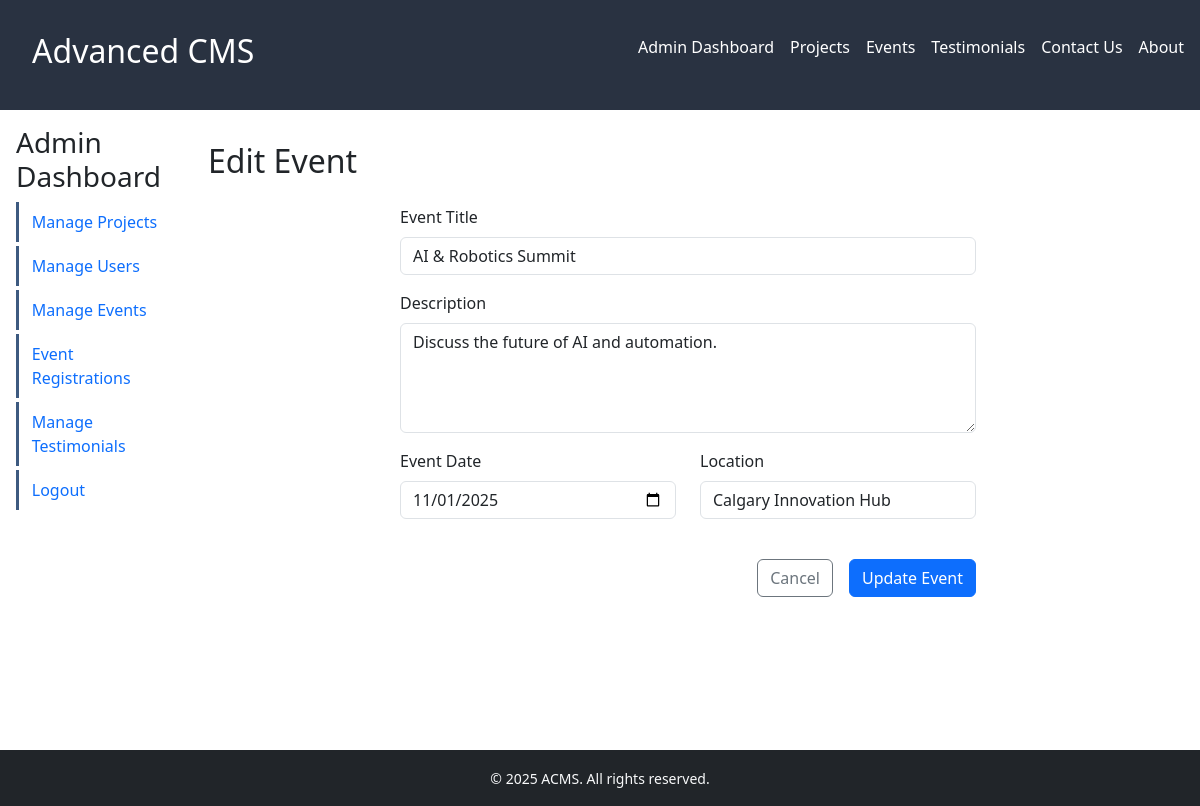
Screenshot of /admin/events_edit.php?id=4 (signed in) with the database file from the repository.
### tables this page shows
CREATE TABLE `events` (
  `id` int(11) NOT NULL,
  `title` varchar(255) DEFAULT NULL,
  `description` text,
  `event_date` date DEFAULT NULL,
  `location` varchar(255) DEFAULT NULL,
  `created_at` timestamp NOT NULL DEFAULT CURRENT_TIMESTAMP
);

### admin/events_edit.php (the view, shortened to what this page needs)
<?php
include('includes/database.php');
include('includes/header.php');
?>
<h2>Edit Event</h2>
<?php
$query = 'SELECT * FROM events WHERE id = "' . $_GET["id"] . '" LIMIT 1';
$result = mysqli_query($connect, $query);
$record = mysqli_fetch_assoc($result);
?>
<div class="container mt-4" style="max-width: 600px;">
    <form method="POST">
        <div class="mb-3">
            <label for="title" class="form-label">Event Title</label>
            <input type="text" class="form-control" id="title" name="title"
                   value="<?php echo $record['title']; ?>" required>
        </div>
        <div class="mb-3">
            <label for="description" class="form-label">Description</label>
            <textarea class="form-control" id="description" name="description" rows="4"><?php echo $record['description']; ?></textarea>
        </div>
        <div class="row">
            <div class="col-md-6 mb-3">
                <label for="event_date" class="form-label">Event Date</label>
                <input type="date" class="form-control" id="event_date" name="event_date"
                       value="<?php echo $record['event_date']; ?>" required>
            </div>
            <div class="col-md-6 mb-3">
                <label for="location" class="form-label">Location</label>
                <input type="text" class="form-control" id="location" name="location"
                       value="<?php echo $record['location']; ?>">
            </div>
        </div>
        <div class="d-grid gap-2 d-md-flex justify-content-md-end mt-4">
            <a href="events.php" class="btn btn-outline-secondary me-md-2">Cancel</a>
            <button type="submit" class="btn btn-primary">Update Event</button>
        </div>
    </form>
</div>
<?php
include('includes/footer.php');
?>

### admin/styles.css (style rules this page uses)
:root { --text: #293241; --light-text: #fff; --secondary: #3d5a80; --accent: #cc3f1e; --accent-light: rgba(204, 63, 30, 0.2); --light: #e0fbfc; --light-alt: #e5e6e8;; }
*, *::before, *::after { box-sizing:inherit; }
body { font-family: Arial, Helvetica, sans-serif; }

### rows the page displays
events: title "AI & Robotics Summit", description "Discuss the future of AI and automation.", event_date "11/01/2025", location "Calgary Innovation Hub"
